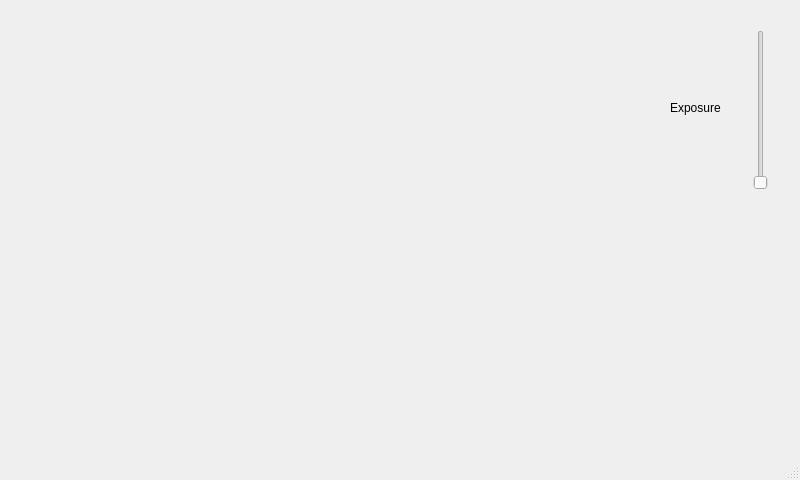
<?xml version="1.0" encoding="UTF-8"?>
<ui version="4.0">
 <class>MainWindow</class>
 <widget class="QMainWindow" name="MainWindow">
  <property name="geometry">
   <rect>
    <x>0</x>
    <y>0</y>
    <width>800</width>
    <height>480</height>
   </rect>
  </property>
  <property name="windowTitle">
   <string>MainWindow</string>
  </property>
  <widget class="QWidget" name="centralwidget">
   <widget class="QLabel" name="lblImage">
    <property name="geometry">
     <rect>
      <x>10</x>
      <y>30</y>
      <width>480</width>
      <height>360</height>
     </rect>
    </property>
    <property name="text">
     <string/>
    </property>
   </widget>
   <widget class="QLabel" name="label">
    <property name="geometry">
     <rect>
      <x>670</x>
      <y>100</y>
      <width>60</width>
      <height>16</height>
     </rect>
    </property>
    <property name="text">
     <string>Exposure</string>
    </property>
   </widget>
   <widget class="QSlider" name="verticalSlider">
    <property name="geometry">
     <rect>
      <x>750</x>
      <y>30</y>
      <width>22</width>
      <height>160</height>
     </rect>
    </property>
    <property name="minimum">
     <number>10</number>
    </property>
    <property name="maximum">
     <number>80000</number>
    </property>
    <property name="singleStep">
     <number>100</number>
    </property>
    <property name="orientation">
     <enum>Qt::Vertical</enum>
    </property>
   </widget>
  </widget>
  <widget class="QStatusBar" name="statusbar"/>
 </widget>
 <resources/>
 <connections/>
</ui>
